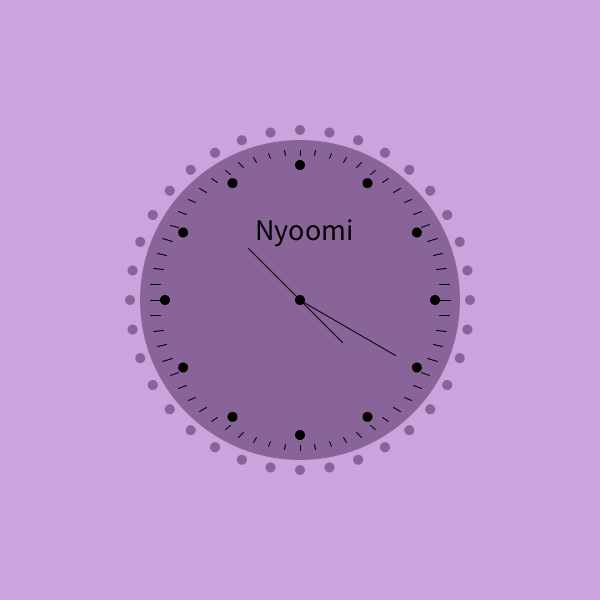
Frame 1 (no input)
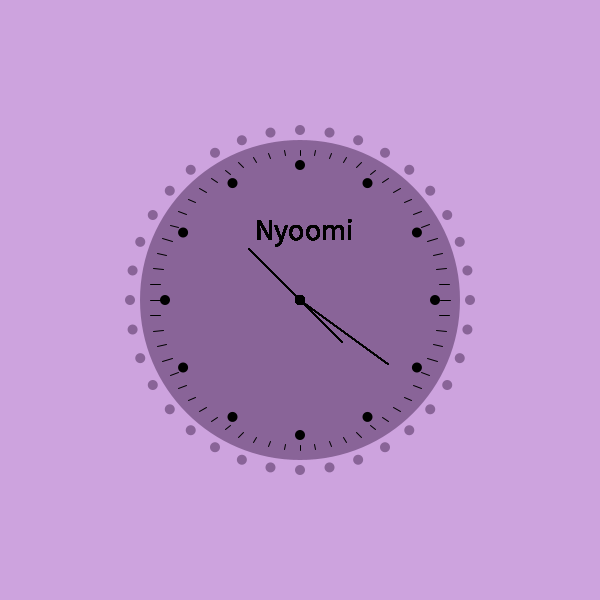
Frame 60 (the mouse pressed at the canvas centre just before this capture)
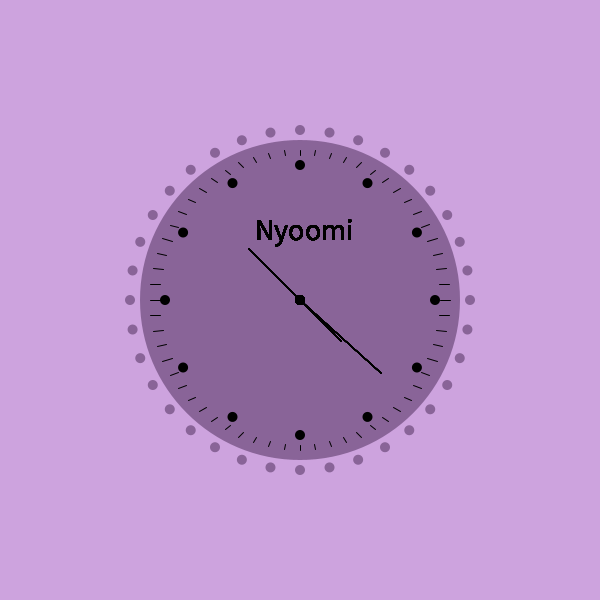
Frame 120 (the mouse held since frame 60 and released just before this capture)

The Processing sketch that drew these frames (run headless with seeded random() and noise(); from frame 60 on, the mouse is pressed at the canvas centre):

// Processing sketch: analoge_klok
// ── analoge_klok.pde
int Hour, Second, Minute, myHour;
float sdeg, mdeg, hdeg, sx, sy, mx, my, hx, hy;
long current_time;

void setup(){
  size(600,600);
  background(#CDA3DE);
  make_face();
  current_time = millis();
  Second = second();
  Minute = minute();
  myHour = hour();
  
  if(myHour > 12){
    Hour = myHour - 12;
  }else{
    Hour = myHour;
    if(Hour==0){
      Hour = 12;
    }
  }
}
  

void draw(){
  
  if(current_time+1000 < millis()){
    current_time = millis ();
    
    //refresh
    fill(#896498);
    noStroke();
    ellipse(width/2, height/2,250,250);
    
    // update
    Second++;
    if(Second > 59){
      Second = 0;
      Minute++;
      if(Minute>59){
        Minute = 0;
        Hour++;
        if(Hour>12){
          Hour = 1;
        }
      }
    }
  }
  
  // calculation
  sdeg = Second * 6;
  mdeg = Minute * 6 + (sdeg*0.016666667);
  hdeg = Hour * 30 + (mdeg * 0.08333333);
  
  sx = width/2 + 110*cos((sdeg-90)*(PI/180));
  sy = height/2 + 110*sin((sdeg-90)*(PI/180));
  mx = width/2 + 90*cos((mdeg-90)*(PI/180));
  my = height/2 + 90*cos((mdeg-90)*(PI/180));
  hx = width/2 + 70*cos((hdeg-90)*(PI/180));
  hy = height/2 + 70*cos((hdeg-90)*(PI/180));
  
  // display
  stroke(0);
  line(width/2, height/2, sx, sy);
  line(width/2, height/2, mx, my);
  line(width/2, height/2, hx, hy);
  
  fill(0);
  noStroke();
  ellipse(width/2, height/2, 10,10);
  
  textSize(30);
  text("Nyoomi", (width/2)-45, (height/2)-60);
}

void make_face(){
  
  for(int i=0;i<360; i+=10){
   fill(#896498);
    noStroke();
    ellipse(width/2 + 170*cos(i*(PI/180)), height/2 + 170*sin(i*(PI/180)), 10,10); 
  }
  fill(#896498);
  noStroke();
  ellipse(width/2, height/2, 320, 320);
  
   fill(#896498);
  noStroke();
  ellipse(width/2, height/2, 310, 310);
  
  fill(#896498);
  noStroke();
  ellipse(width/2, height/2, 300, 300);
  
  for(int i=0;i<360;i+=6){
  stroke(0);
  line(width/2 + 150*cos(i*(PI/180)), height/2 + 150*sin(i*(PI/180)), width/2 + 140*cos(i*(PI/180)), height/2 + 145*sin(i*(PI/180)));
  if(i%30==0){
    fill(0);
    noStroke();
    ellipse(width/2 + 135*cos(i*(PI/180)), height/2 + 135*sin(i*(PI/180)), 10,10);
  }
  }
}
